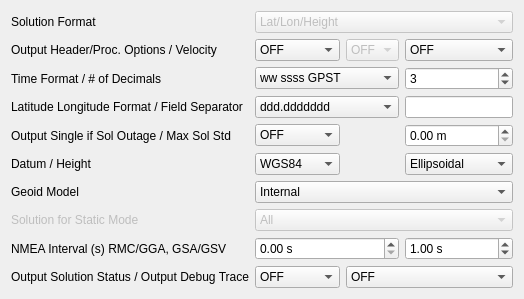
     <widget class="QWidget" name="TabSheet3">
      <property name="toolTip">
       <string/>
      </property>
      <attribute name="title">
       <string>O&amp;utput</string>
      </attribute>
      <layout class="QGridLayout" name="gridLayout_3">
       <item row="13" column="1">
        <widget class="QComboBox" name="DebugStatus">
         <property name="enabled">
          <bool>true</bool>
         </property>
         <property name="toolTip">
          <string/>
         </property>
         <item>
          <property name="text">
           <string>OFF</string>
          </property>
         </item>
         <item>
          <property name="text">
           <string>States</string>
          </property>
         </item>
         <item>
          <property name="text">
           <string>Residuals</string>
          </property>
         </item>
        </widget>
       </item>
       <item row="4" column="0">
        <widget class="QLabel" name="LabelTimeFormat">
         <property name="enabled">
          <bool>true</bool>
         </property>
         <property name="toolTip">
          <string/>
         </property>
         <property name="text">
          <string>Time Format / # of Decimals</string>
         </property>
        </widget>
       </item>
       <item row="7" column="3">
        <widget class="QDoubleSpinBox" name="MaxSolStd">
         <property name="suffix">
          <string> m</string>
         </property>
        </widget>
       </item>
       <item row="8" column="3">
        <widget class="QComboBox" name="OutputHeight">
         <property name="enabled">
          <bool>true</bool>
         </property>
         <property name="toolTip">
          <string/>
         </property>
         <item>
          <property name="text">
           <string>Ellipsoidal</string>
          </property>
         </item>
         <item>
          <property name="text">
           <string>Geodetic</string>
          </property>
         </item>
        </widget>
       </item>
       <item row="9" column="0">
        <widget class="QLabel" name="Label18">
         <property name="enabled">
          <bool>true</bool>
         </property>
         <property name="toolTip">
          <string/>
         </property>
         <property name="text">
          <string>Geoid Model</string>
         </property>
        </widget>
       </item>
       <item row="5" column="0">
        <widget class="QLabel" name="LabelLatLonFormat">
         <property name="enabled">
          <bool>true</bool>
         </property>
         <property name="toolTip">
          <string/>
         </property>
         <property name="text">
          <string>Latitude Longitude Format / Field Separator</string>
         </property>
        </widget>
       </item>
       <item row="10" column="0">
        <widget class="QLabel" name="Label21">
         <property name="enabled">
          <bool>false</bool>
         </property>
         <property name="toolTip">
          <string/>
         </property>
         <property name="text">
          <string>Solution for Static Mode</string>
         </property>
        </widget>
       </item>
       <item row="2" column="1">
        <widget class="QComboBox" name="OutputHead">
         <property name="enabled">
          <bool>true</bool>
         </property>
         <property name="toolTip">
          <string/>
         </property>
         <item>
          <property name="text">
           <string>OFF</string>
          </property>
         </item>
         <item>
          <property name="text">
           <string>ON</string>
          </property>
         </item>
        </widget>
       </item>
       <item row="8" column="1">
        <widget class="QComboBox" name="OutputDatum">
         <property name="enabled">
          <bool>true</bool>
         </property>
         <property name="toolTip">
          <string/>
         </property>
         <item>
          <property name="text">
           <string>WGS84</string>
          </property>
         </item>
        </widget>
       </item>
       <item row="13" column="0">
        <widget class="QLabel" name="Label36">
         <property name="enabled">
          <bool>true</bool>
         </property>
         <property name="toolTip">
          <string/>
         </property>
         <property name="text">
          <string>Output Solution Status / Output Debug Trace</string>
         </property>
        </widget>
       </item>
       <item row="5" column="3">
        <widget class="QLineEdit" name="FieldSep">
         <property name="enabled">
          <bool>true</bool>
         </property>
         <property name="toolTip">
          <string/>
         </property>
         <property name="text">
          <string/>
         </property>
        </widget>
       </item>
       <item row="7" column="1">
        <widget class="QComboBox" name="OutputSingle">
         <item>
          <property name="text">
           <string>OFF</string>
          </property>
         </item>
         <item>
          <property name="text">
           <string>ON</string>
          </property>
         </item>
        </widget>
       </item>
       <item row="0" column="1" colspan="3">
        <widget class="QComboBox" name="SolFormat">
         <property name="enabled">
          <bool>false</bool>
         </property>
         <property name="toolTip">
          <string/>
         </property>
         <item>
          <property name="text">
           <string>Lat/Lon/Height</string>
          </property>
         </item>
         <item>
          <property name="text">
           <string>X/Y/Z-ECEF</string>
          </property>
         </item>
         <item>
          <property name="text">
           <string>E/N/U-Baseline</string>
          </property>
         </item>
         <item>
          <property name="text">
           <string>NMEA0183</string>
          </property>
         </item>
        </widget>
       </item>
       <item row="10" column="1" colspan="3">
        <widget class="QComboBox" name="SolStatic">
         <property name="enabled">
          <bool>false</bool>
         </property>
         <property name="toolTip">
          <string/>
         </property>
         <item>
          <property name="text">
           <string>All</string>
          </property>
         </item>
         <item>
          <property name="text">
           <string>Single</string>
          </property>
         </item>
        </widget>
       </item>
       <item row="12" column="1" colspan="2">
        <widget class="QDoubleSpinBox" name="NmeaIntv1">
         <property name="suffix">
          <string> s</string>
         </property>
        </widget>
       </item>
       <item row="8" column="0">
        <widget class="QLabel" name="Label2">
         <property name="enabled">
          <bool>true</bool>
         </property>
         <property name="toolTip">
          <string/>
         </property>
         <property name="text">
          <string>Datum / Height</string>
         </property>
        </widget>
       </item>
       <item row="13" column="2" colspan="2">
        <widget class="QComboBox" name="DebugTrace">
         <property name="enabled">
          <bool>true</bool>
         </property>
         <property name="toolTip">
          <string/>
         </property>
         <item>
          <property name="text">
           <string>OFF</string>
          </property>
         </item>
         <item>
          <property name="text">
           <string>Level 1</string>
          </property>
         </item>
         <item>
          <property name="text">
           <string>Level 2</string>
          </property>
         </item>
         <item>
          <property name="text">
           <string>Level 3</string>
          </property>
         </item>
         <item>
          <property name="text">
           <string>Level 4</string>
          </property>
         </item>
         <item>
          <property name="text">
           <string>Level 5</string>
          </property>
         </item>
        </widget>
       </item>
       <item row="4" column="1" colspan="2">
        <widget class="QComboBox" name="TimeFormat">
         <property name="enabled">
          <bool>true</bool>
         </property>
         <property name="toolTip">
          <string/>
         </property>
         <item>
          <property name="text">
           <string>ww ssss GPST</string>
          </property>
         </item>
         <item>
          <property name="text">
           <string>hh:mm:ss GPST</string>
          </property>
         </item>
         <item>
          <property name="text">
           <string>hh:mm:ss UTC</string>
          </property>
         </item>
         <item>
          <property name="text">
           <string>hh:mm:ss JST</string>
          </property>
         </item>
        </widget>
       </item>
       <item row="0" column="0">
        <widget class="QLabel" name="LabelSolFormat">
         <property name="enabled">
          <bool>true</bool>
         </property>
         <property name="toolTip">
          <string/>
         </property>
         <property name="text">
          <string>Solution Format</string>
         </property>
        </widget>
       </item>
       <item row="5" column="1" colspan="2">
        <widget class="QComboBox" name="LatLonFormat">
         <property name="enabled">
          <bool>true</bool>
         </property>
         <property name="toolTip">
          <string/>
         </property>
         <item>
          <property name="text">
           <string>ddd.ddddddd</string>
          </property>
         </item>
         <item>
          <property name="text">
           <string>ddd mm ss.sss</string>
          </property>
         </item>
        </widget>
       </item>
       <item row="4" column="3">
        <widget class="QSpinBox" name="TimeDecimal">
         <property name="value">
          <number>3</number>
         </property>
        </widget>
       </item>
       <item row="2" column="0">
        <widget class="QLabel" name="Label20">
         <property name="enabled">
          <bool>true</bool>
         </property>
         <property name="toolTip">
          <string/>
         </property>
         <property name="text">
          <string>Output Header/Proc. Options / Velocity</string>
         </property>
        </widget>
       </item>
       <item row="9" column="1" colspan="3">
        <widget class="QComboBox" name="OutputGeoid">
         <property name="enabled">
          <bool>true</bool>
         </property>
         <property name="toolTip">
          <string/>
         </property>
         <item>
          <property name="text">
           <string>Internal</string>
          </property>
         </item>
         <item>
          <property name="text">
           <string>EGM96-BE 15&quot;</string>
          </property>
         </item>
         <item>
          <property name="text">
           <string>EGM2008-SE 2.5&quot;</string>
          </property>
         </item>
         <item>
          <property name="text">
           <string>EGM2008-SE 1&quot;</string>
          </property>
         </item>
         <item>
          <property name="text">
           <string>GSI2000 1x1.5&quot;</string>
          </property>
         </item>
        </widget>
       </item>
       <item row="12" column="3">
        <widget class="QDoubleSpinBox" name="NmeaIntv2">
         <property name="suffix">
          <string> s</string>
         </property>
         <property name="value">
          <double>1.000000000000000</double>
         </property>
        </widget>
       </item>
       <item row="7" column="0">
        <widget class="QLabel" name="LabelFieldSep">
         <property name="enabled">
          <bool>true</bool>
         </property>
         <property name="toolTip">
          <string/>
         </property>
         <property name="text">
          <string>Output Single if Sol Outage / Max Sol Std</string>
         </property>
        </widget>
       </item>
       <item row="12" column="0">
        <widget class="QLabel" name="Label17">
         <property name="enabled">
          <bool>true</bool>
         </property>
         <property name="toolTip">
          <string/>
         </property>
         <property name="text">
          <string>NMEA Interval (s) RMC/GGA, GSA/GSV</string>
         </property>
        </widget>
       </item>
       <item row="2" column="2">
        <widget class="QComboBox" name="OutputOpt">
         <property name="enabled">
          <bool>false</bool>
         </property>
         <property name="toolTip">
          <string/>
         </property>
         <item>
          <property name="text">
           <string>OFF</string>
          </property>
         </item>
         <item>
          <property name="text">
           <string>ON</string>
          </property>
         </item>
        </widget>
       </item>
       <item row="2" column="3">
        <widget class="QComboBox" name="OutputVel">
         <property name="enabled">
          <bool>true</bool>
         </property>
         <property name="toolTip">
          <string/>
         </property>
         <item>
          <property name="text">
           <string>OFF</string>
          </property>
         </item>
         <item>
          <property name="text">
           <string>ON</string>
          </property>
         </item>
        </widget>
       </item>
      </layout>
     </widget>
